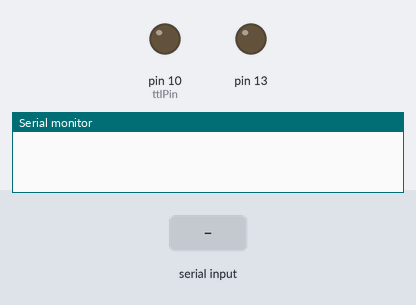
This sketch was run on a simulated Arduino Uno, built with avr-gcc and run on an emulated ATmega328P. On the bench: output pins drawn as LEDs (lit = HIGH), the last lines printed to the serial monitor. Inputs (shaded band) come from the test bench.

Above: at 1.2 s.
1.3 s: "1" received over Serial
At 1.7 s:
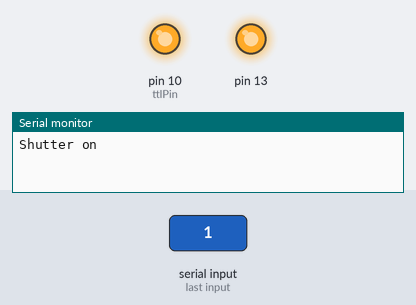
4.3 s: "0" received over Serial
At 5.2 s:
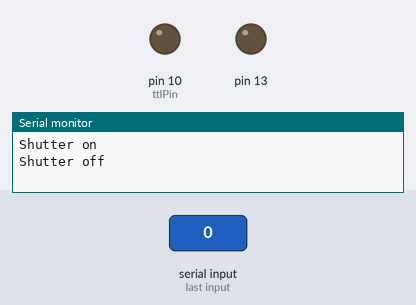
Timing chart, 0 to 7.3 s (numbered marks = the images above; inputs shaded):
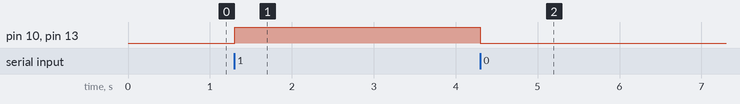

Measured:
- after the input at 1.3 s, pin 10 (ttlPin), pin 13: LOW → HIGH at once
- after the input at 4.3 s, pin 10 (ttlPin), pin 13: HIGH → LOW at once

The sketch:

shutter_controller_handler.ino
```cpp
int receivedByte;
int shutterStatus;
int ttlPin = 10;

void writeShutter(int value){
    digitalWrite(ttlPin, value);
    digitalWrite(13, value);
}

void setup() {
  Serial.begin(9600);
  pinMode(ttlPin, OUTPUT);
  pinMode(13, OUTPUT);
}

void loop() {
  if(Serial.available()>0){
    receivedByte = Serial.read();

    if(receivedByte == 49){
      writeShutter(1);
      Serial.println("Shutter on");
      shutterStatus = 1;
    } else if(receivedByte == 48){
      writeShutter(0);
      Serial.println("Shutter off");
      shutterStatus = 0;
    } else if(receivedByte == 63){
      Serial.println(shutterStatus);
    };

  };
}
```
